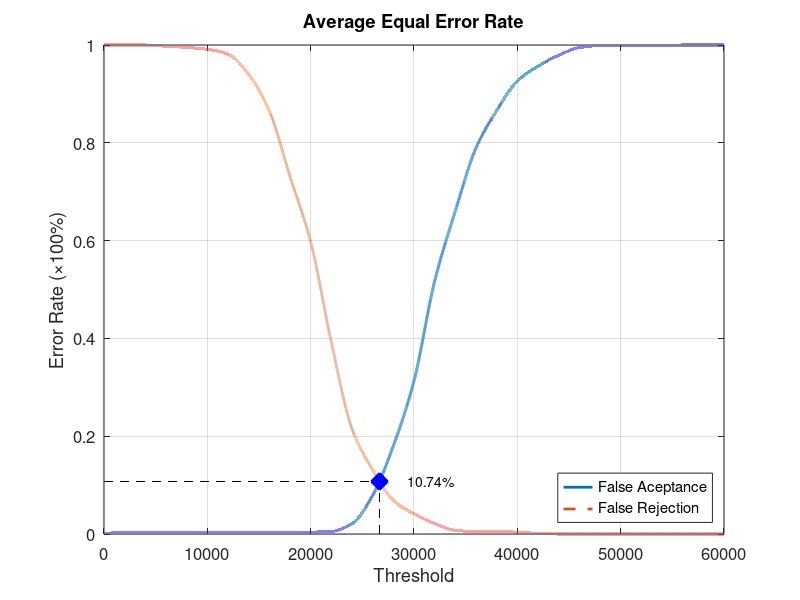
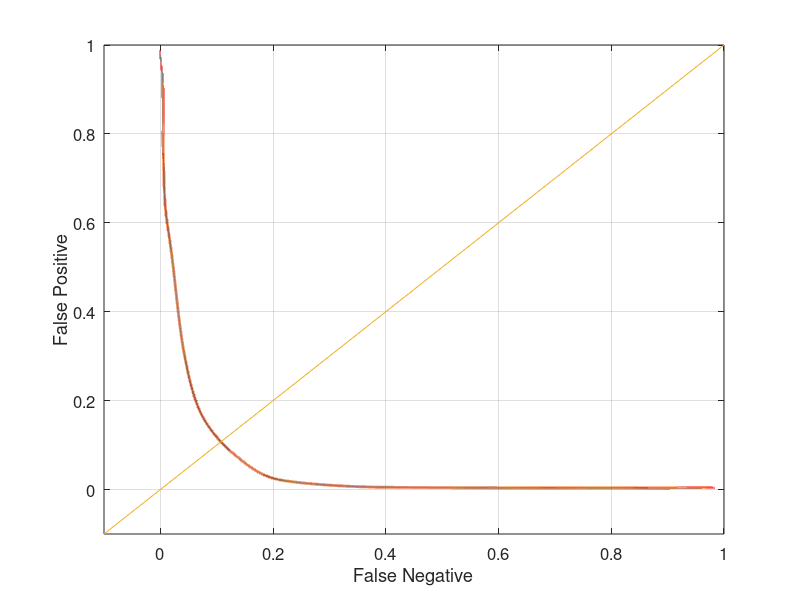

Source code (MATLAB) for these figures, in order:
function yEER = Experiment2Average
close all;
clear;
clc;
x = 0:2000:60000;
xq = 0:0.5:60000;

y0 = [0 0.00394737 0.00394737 0.00394737 0.00394737 0.00394737 0.00394737 0.00394737 0.00394737 0.00394737 0.00394737 0.00526316 0.0210526 0.0789474 0.180263 0.313158 0.517105 0.660526 0.789474 0.865789 0.926316 0.956579 0.978947 0.994737 0.998684 0.998684 0.998684 0.998684 1 1 1];
yy0 = interp1(x, y0, xq, 'pchip');
y1 = [1 1 1 0.9975 0.995 0.99125 0.98125 0.94 0.865 0.73125 0.5975 0.3925 0.215 0.13125 0.06875 0.04125 0.02125 0.0075 0.005 0.005 0.00375 0.00125 0 0 0 0 0 0 0 0 0];
yy1 = interp1(x, y1, xq, 'pchip');

% Calculating EER: 
y2 = abs(y0 - y1);
find(y2 == min(y2))
yy2 = abs(yy0 - yy1);
xEER = find(yy2 == min(yy2));
xEERIndex = xq(xEER) % X-axis EER
yEER = yy0(xEER) % Y-axis EER

main = figure
plot(xq, yy0,'-','LineWidth', 2);	hold on
plot(xq, yy1,'--','LineWidth', 2);	hold on
plot([xEERIndex xEERIndex], [0 yEER], 'k--');	hold on
plot([0 xEERIndex], [yEER yEER], 'k--');	hold on
plot(xEERIndex, yEER, 'bx', 'LineWidth', 10);	hold on
text(xEERIndex + 10 * xEERIndex / 100, yEER, [num2str(round((10000 * yEER)) / 100) '%'])
legend('False Aceptance', 'False Rejection', 'Location', 'SouthEast')
xlabel('Threshold')
ylabel('Error Rate (\times100%)')
title('Average Equal Error Rate')
set(gca, 'FontSize', 12)
axis([0 60000 0 1])
grid on

print(main, 'Experiment2AverageMain', '-dpng');
FNRxFPR = figure('Color', [1 1 1]);
plot(yy1, yy0, '-', yy1, yy0, 'LineWidth', 2);
hold on
y = -0.1:0.1:1
plot(y, y); 
set(gca, 'FontSize', 12)
xlabel('False Negative')
ylabel('False Positive')
axis([-0.1 1 -0.1 1])
set(gca, 'FontSize', 12)
grid on

print(FNRxFPR, 'Experiment2AverageFNRxFPR','-dpng');
end
